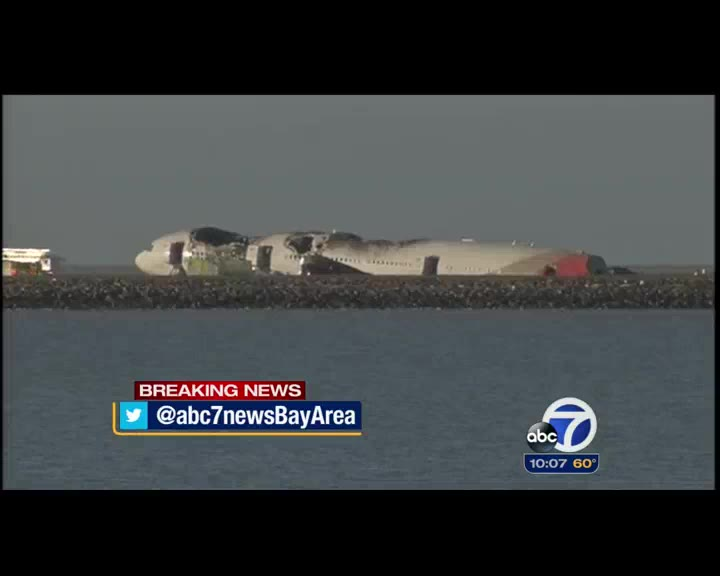
#> input picture test_img/784_00493.jpg, 720 x 576 px, given as the content of the folder ../test_img/784_00493.jpg, which was not available
$ python check_pattern_match.py ../test_img/784_00493.jpg ../test_img/784_00693.jpg   (Python 2 division)   (older library calls are emulated)
#> lines starting #> are read from the running program, lines starting #| are printed output that depends on the picture; after the words box and inside, x2 and y2 are one past the last pixel; in counts of white or black regions, pixels touching at a corner belong together; pictures that were not available may be replaced by others from this repository, and a replacement may not be noted
### misc/file_helper.py
# coding=utf-8
__author__ = 'Roman Podlinov'

import os
import shutil


class FileHelper:

    # [29 lines left out: functions remove_files_in_dir, read_images_in_dir, not called in this run]

    @staticmethod
    def read_images_in_dir_recursively(dir, load_pattern='.png:.jpg:.jpeg:.gif'):
#> called with dir = '../test_img/784_00493.jpg', load_pattern = '.png:.jpg:.jpeg:.gif'
        load_pattern = tuple([ext.lower() for ext in load_pattern.split(':')])
        matches = []
        for dirpath, dirnames, filenames in os.walk(dir):
            for filename in filenames:
                if filename.lower().endswith(load_pattern):
                    matches.append((dirpath, filename))

        return matches

    # [6 lines left out: function create_or_clear_dir, not called in this run]

### image/pattern_matcher.py
import os
from heapq import nlargest, nsmallest

import cv2

from misc.file_helper import FileHelper


class PatternMatcher(object):

    def load_patterns(self, filelist):
        self.pattern_filelist = filelist
        self.patterns = []
        for filename in filelist:
            image = cv2.imread(filename, cv2.CV_LOAD_IMAGE_GRAYSCALE)
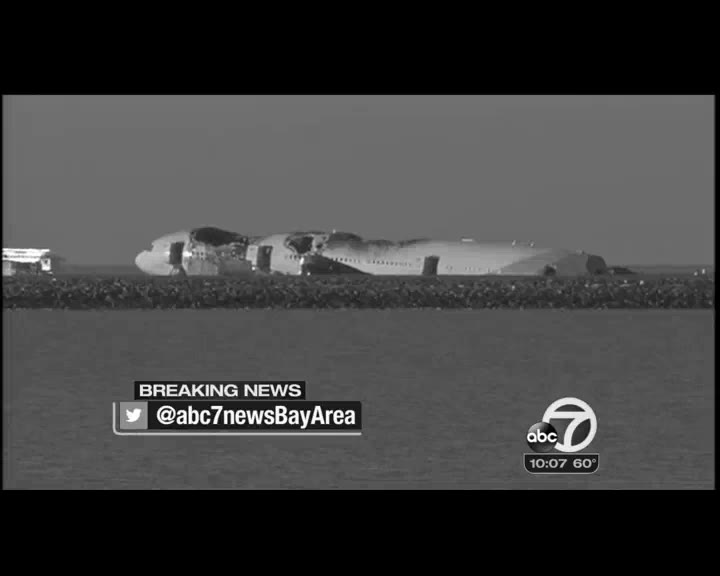
#> image: shape (576, 720); min 0, max 255, mean 64
            self.patterns.append(image)

    def load_patterns_folder(self, folder):
        pattern_filelist = []
        for dir, filename in FileHelper.read_images_in_dir_recursively(folder):
            pattern_filelist.append(os.path.join(dir, filename))

        self.load_patterns(pattern_filelist)

    def match(self, filename, visualise=False):
#> called with filename = '../test_img/784_00693.jpg', visualise = True
        image = cv2.imread(filename, cv2.CV_LOAD_IMAGE_GRAYSCALE)
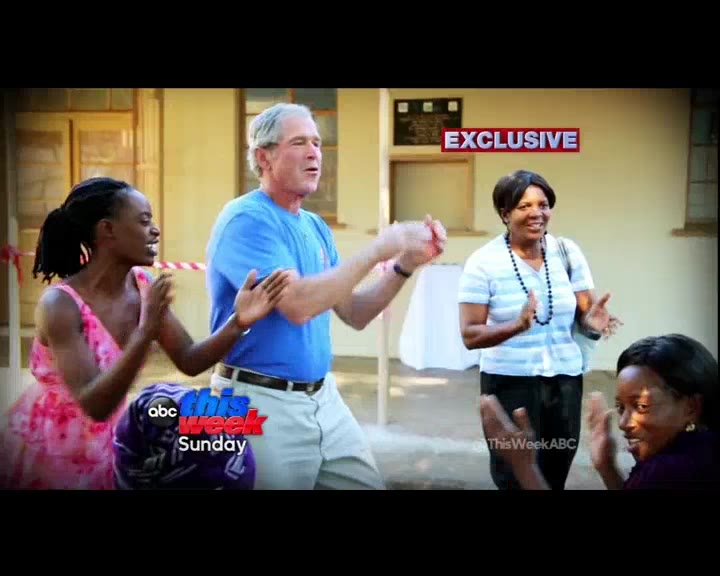
#> input picture test_img/784_00693.jpg, 720 x 576 px
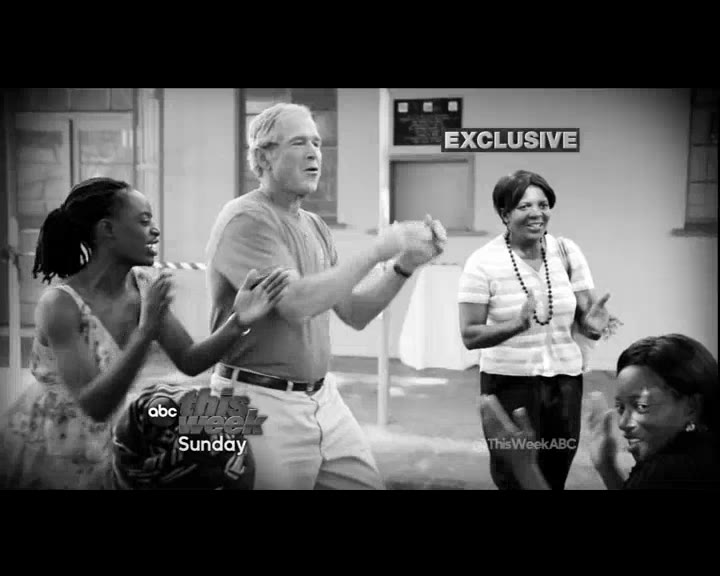
#> image: shape (576, 720); min 0, max 255, mean 88.5
        # globalMin, globalLoc = None, None
        # bestMatches = []

        methods = [
            # (cv2.TM_SQDIFF, True, [], [255, 0, 0], (+1, +1)),
            # (cv2.TM_SQDIFF_NORMED, True, [], [0, 255, 0], (-1, -1)),
            # (cv2.TM_CCOEFF, False, [], [0, 0, 255], (+2, 0)),
            (cv2.TM_CCOEFF_NORMED, False, [], [0, 255, 255], (0, 0))
        ]
        # methods = [
        #     (cv2.TM_SQDIFF, True, [], [255, 0, 0]),
        #     (cv2.TM_CCORR, False, [], [0, 255, 0]),
        #     (cv2.TM_CCOEFF, False, [], [0, 0, 255])
        # ]
        # methods = [
        #     (cv2.TM_SQDIFF_NORMED, True, [], [255, 0, 0]),
        #     (cv2.TM_CCORR_NORMED, False, [], [0, 255, 0]),
        #     (cv2.TM_CCOEFF_NORMED, False, [], [0, 0, 255])
        # ]
        # matchMethod, getMin = cv2.TM_SQDIFF_NORMED, True
        # matchMethod, getMin = cv2.TM_CCORR_NORMED, False
        # matchMethod, getMin = cv2.TM_CCOEFF_NORMED, False
        for pattern, pfn in zip(self.patterns, self.pattern_filelist):
            # print 'Process: ', pfn
            for matchMethod, getMin, bestMatches, _, _ in methods:
                result = cv2.matchTemplate(image, pattern, matchMethod)
                (minVal, maxVal, minLoc, maxLoc) = cv2.minMaxLoc(result)
                # print 'minval: ', minVal, 'minloc: ', minLoc
                if getMin:
                    bestMatches.append((minVal, minLoc, pattern.shape))
                else:
                    bestMatches.append((maxVal, maxLoc, pattern.shape))
#> this loop made 1 pass
#> after the loop, bestMatches = [(0.637, (0, 0), (576, 720))]
            # [6 lines of commented-out code are left out]

        if visualise:
            imageShown = cv2.imread(filename)
#> imageShown is the input picture: shape (576, 720, 3); mean B, G, R 81.2, 87.1, 93.9
            for _, getMin, bestMatches, c, shift in methods:
                color = list(c)
                if getMin:
                    best = nsmallest(10, bestMatches)
                else:
                    best = nlargest(10, bestMatches)
                print [e[0] for e in best]
                for val, loc, patternShape in best:
                    cv2.rectangle(imageShown, (loc[0]+shift[0], loc[1]+shift[1]), (loc[0]+patternShape[0]+shift[0], loc[1]+patternShape[1]+shift[1]), tuple(color), 1)
                    color = [127 if e == 0 else e for e in color]
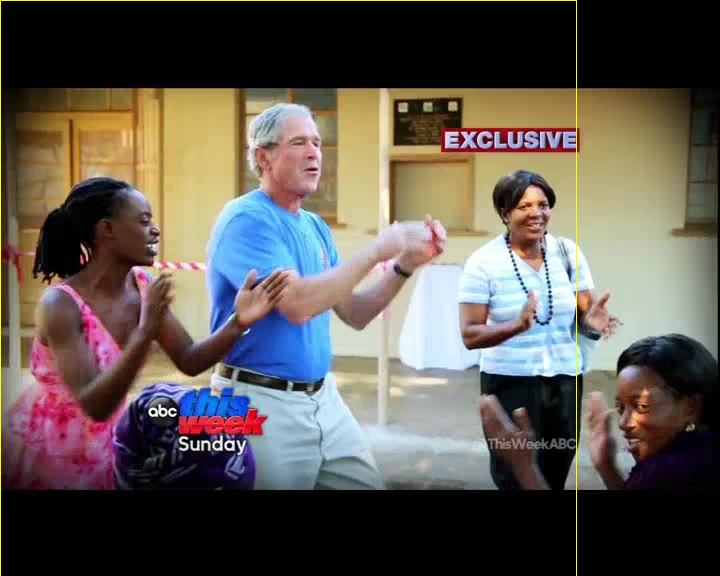
#> imageShown: shape (576, 720, 3); 0.42% of pixels changed, all inside (x1, y1, x2, y2) = (0, 0, 577, 576)
                    # cv2.rectangle(image, (loc[0]+1, loc[1]+1), (loc[0]+pattern.shape[0]-1, loc[1]+pattern.shape[1]-1), (0, 0, 0), 1)

            cv2.imshow('image', imageShown)
            key = 255
            while key != 32:
                key = cv2.waitKey(20) & 0xFF
#> (key Esc is pressed here)
                # if key != 255:
                #     print key
                if key == 27:
                    return

        results = []
        for _, getMin, bestMatches, _, _ in methods:
            if getMin:
                best = nsmallest(10, bestMatches)
            else:
                best = nlargest(10, bestMatches)
            results.append(best)

        return results

### temp_scripts/check_pattern_match.py
import os

from image.pattern_matcher import PatternMatcher
from misc.file_helper import FileHelper

if __name__ == '__main__':
    import sys

    # [7 lines of commented-out code are left out]

    pm = PatternMatcher()
    # pm.load_patterns([sys.argv[1]], convert2GS=True)
    pm.load_patterns_folder(sys.argv[1])
    if os.path.isdir(sys.argv[2]):
        for dir, filename in FileHelper.read_images_in_dir_recursively(sys.argv[2]):
            print os.path.join(dir, filename)
            pm.match(os.path.join(dir, filename), visualise=True)
    else:
        pm.match(sys.argv[2], visualise=True)
